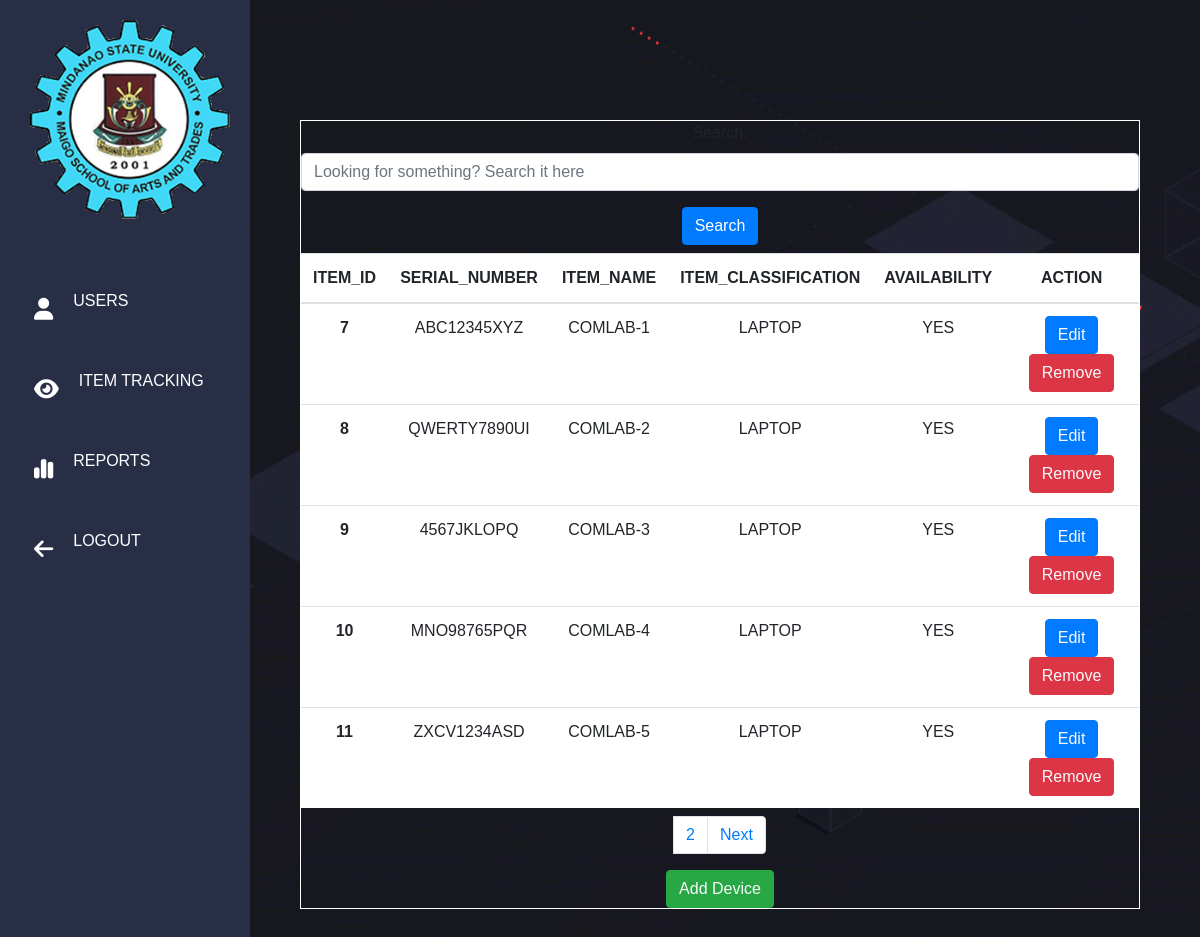
Page /ComlabSystem/ItemTracking.php on the committed database.
### tables this page shows
CREATE TABLE `items` (
  `itemNum` int(50) NOT NULL,
  `SerialNum` varchar(50) NOT NULL,
  `ItemName` varchar(50) NOT NULL,
  `Classification` varchar(50) NOT NULL,
  `Availability` varchar(50) NOT NULL,
  `UserID` int(50) DEFAULT NULL,
  `NameOfUser` varchar(50) NOT NULL
);

### ComlabSystem/ItemTracking.php (the view, shortened to what this page needs)
<!DOCTYPE html>
<?php
    include("itemconnection.php");
    $resultsPerPage = 5;
    $currentPage = isset($_GET['page']) ? $_GET['page'] : 1;
    $startFrom = ($currentPage - 1) * $resultsPerPage;
    if(isset($_GET['search']) && !empty($_GET['search'])) {
        $searchTerm = mysqli_real_escape_string($con, $_GET['search']);
        $sql = "SELECT * FROM items WHERE SerialNum LIKE '%$searchTerm%' OR ItemName LIKE '%$searchTerm%' OR Classification LIKE '%$searchTerm%';";
        $result = mysqli_query($con, $sql);
        $resultCheck = mysqli_num_rows($result);
    } else {
        $sql = "SELECT * FROM items LIMIT $startFrom, $resultsPerPage;";
        $result = mysqli_query($con, $sql);
        $resultCheck = mysqli_num_rows($result);
    }
    $totalRows = mysqli_num_rows(mysqli_query($con, "SELECT * FROM items;"));
?>
<html lang="en">
<head>
    <link rel="stylesheet" href="https://cdn.jsdelivr.net/npm/bootstrap@4.0.0/dist/css/bootstrap.min.css">
    <link rel="stylesheet" type="text/css" href="styleUser.css">
</head>
<body>
    <div class="parent">
        <div class="child">
            <div class="search-container">
                <form method="GET" action="">
                    <div class="form-group">
                        <label for="search">Search:</label>
                        <input type="text" name="search" class="form-control" placeholder="Looking for something? Search it here">
                    </div>
                    <button type="submit" class="btn btn-primary">Search</button>
                </form>
            </div>
            <table class="table my-2" style="background-color: white;">
                <thead>
                    <tr>
                        <th scope="col">ITEM_ID</th>
                        <th scope="col">SERIAL_NUMBER</th>
                        <th scope="col">ITEM_NAME</th>
                        <th scope="col">ITEM_CLASSIFICATION</th>
                        <th scope="col">AVAILABILITY</th>
                        <th scope="col">ACTION</th>
                    </tr>
                </thead>
                <tbody>
                    <?php
                        if ($resultCheck) {
                            while ($row = mysqli_fetch_assoc($result)) {
                                $itemNum = $row['itemNum'];
                                $SerialNum = $row['SerialNum'];
                                $ItemName = $row['ItemName'];
                                $Classification = $row['Classification'];
                                $Availability = $row['Availability'];
                                echo '<tr>
                                    <th scope="row">' . $itemNum . '</th>
                                    <td>' . $SerialNum . '</td>
                                    <td>' . $ItemName . '</td>
                                    <td>' . $Classification . '</td>
                                    <td>' . $Availability . '</td>
                                    <td>
                                        <button class="btn btn-primary"><a href="EditItem.php?updateItem=' . $itemNum . '" class="text-light">Edit</a></button>
                                        <button class="btn btn-danger"><a href="DeleteItem.php?deleteItem=' . $itemNum . '" class="text-light">Remove</a></button>
                                    </td>
                                </tr>';
                            }
                        }
                    ?>
                </tbody>
            </table>
            <?php
                $totalPages = ceil($totalRows / $resultsPerPage);
                echo '<ul class="pagination justify-content-center">';
                for ($i = 1; $i <= $totalPages; $i++) {
                    echo '<li class="page-item ' . ($i == $currentPage ? 'active' : '') . '"><a class="page-link" href="?page=' . $i . '">' . $i . '</a></li>';
                }
                if ($currentPage < $totalPages) {
                    echo '<li class="page-item"><a class="page-link" href="?page=' . ($currentPage + 1) . '">Next</a></li>';
                }
                echo '</ul>';
            ?>
            <button class="btn btn-success"><a href="Items.php" class="text-light">Add Device</a></button>
        </div>
    </div>
    <div class="header">
        <div class="side-nav">
            <a href="Home.php" class="logo">
                <img src="logo.png" class="logo-img">
            </a>
            <ul class="nav-links">
            <li><a href="Users.php"><i class="fa-solid fa-user"></i><p>USERS</p></a></li>
                <li><a href="Tracking.php"><i class="fa-solid fa-eye"></i><p>ITEM TRACKING</p></a></li>
                <li><a href="Report.php"><i class="fa-solid fa-chart-simple"></i><p>REPORTS</p></a></li>
                <li><a href="logout.php"><i class="fa-solid fa-arrow-left"></i><p>LOGOUT</p></a></li>
            </ul>
        </div>
    </div>
</body>
</html>

### ComlabSystem/styleUser.css (style rules this page uses)
* { margin: 0; padding: 0; box-sizing: border-box; font-family: 'Poppins', sans-serif; }
.header { width: 100%; height: 25vh; }
.side-nav { width: 250px; height: 100%; background: #292e47; position: fixed; top: 0; left: 0; padding: 20px 30px; }
.logo { display: block; margin-bottom: 50px; opacity: 100%; }
.logo-img { width: 200px; }
.nav-links { list-style: none; position: relative; }
.nav-links li { padding: 10px 0; }
.nav-links a { color: #ffffff; text-decoration: none; padding: 10px 4px; display: flex; align-items: center; }
.nav-links li a i { font-size: 22px; margin-right: 20px; }
body { background-image: url('Wallpaper.gif'); background-position: center; }
.parent { border: 1px solid rgb(255, 255, 255); margin: 1rem; text-align: center; width: 70%; margin-top: 10%; margin-left: 25%; }

### rows in the picture
items: itemNum "7", SerialNum "ABC12345XYZ", ItemName "COMLAB-1", Classification "LAPTOP", Availability "YES"
items: itemNum "8", SerialNum "QWERTY7890UI", ItemName "COMLAB-2", Classification "LAPTOP", Availability "YES"
items: itemNum "9", SerialNum "4567JKLOPQ", ItemName "COMLAB-3", Classification "LAPTOP", Availability "YES"
items: itemNum "10", SerialNum "MNO98765PQR", ItemName "COMLAB-4", Classification "LAPTOP", Availability "YES"
items: itemNum "11", SerialNum "ZXCV1234ASD", ItemName "COMLAB-5", Classification "LAPTOP", Availability "YES"
